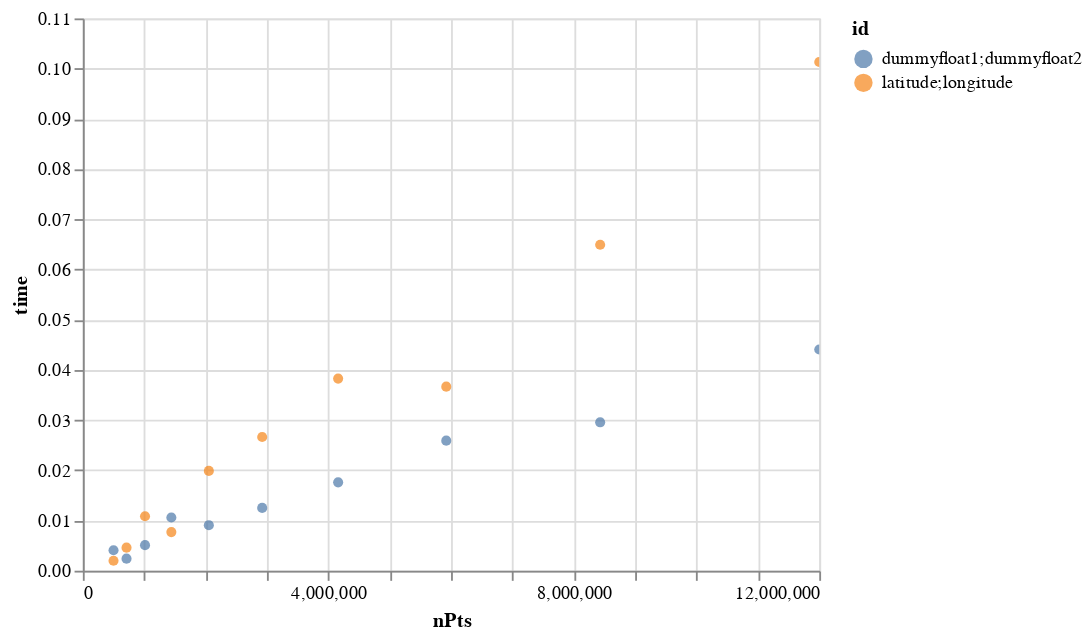

This figure's notebook cell:
### Code cell
import altair as alt

alt.Chart(df).mark_circle().encode(
    y = "time",
    x = "nPts",
    color = alt.Color("id",type="nominal"),
).interactive()

### Figure 1 — Vega-Lite specification as saved in the notebook (floating-point values rounded to 4 significant figures)
{"config": {"view": {"continuousWidth": 400, "continuousHeight": 300}}, "data": {"name": "data-5dc3576c33b82482241548c2e1beda2c"}, "mark": "circle", "encoding": {"color": {"type": "nominal", "field": "id"}, "x": {"type": "quantitative", "field": "nPts"}, "y": {"type": "quantitative", "field": "time"}}, "selection": {"selector014": {"type": "interval", "bind": "scales", "encodings": ["x", "y"]}}, "$schema": "https://vega.github.io/schema/vega-lite/v4.8.1.json", "datasets": {"data-5dc3576c33b82482241548c2e1beda2c": [{"nPts": 499999, "time": 0.001983, "attr1": "latitude", "attr2": "longitude", "id": "latitude;longitude"}, {"nPts": 499999, "time": 0.004069, "attr1": "dummyfloat1", "attr2": "dummyfloat2", "id": "dummyfloat1;dummyfloat2"}, {"nPts": 711748, "time": 0.004592, "attr1": "latitude", "attr2": "longitude", "id": "latitude;longitude"}, {"nPts": 711748, "time": 0.002399, "attr1": "dummyfloat1", "attr2": "dummyfloat2", "id": "dummyfloat1;dummyfloat2"}, {"nPts": 1013173, "time": 0.01085, "attr1": "latitude", "attr2": "longitude", "id": "latitude;longitude"}, {"nPts": 1013173, "time": 0.005093, "attr1": "dummyfloat1", "attr2": "dummyfloat2", "id": "dummyfloat1;dummyfloat2"}, {"nPts": 1442249, "time": 0.007685, "attr1": "latitude", "attr2": "longitude", "id": "latitude;longitude"}, {"nPts": 1442249, "time": 0.01059, "attr1": "dummyfloat1", "attr2": "dummyfloat2", "id": "dummyfloat1;dummyfloat2"}, {"nPts": 2053039, "time": 0.01988, "attr1": "latitude", "attr2": "longitude", "id": "latitude;longitude"}, {"nPts": 2053039, "time": 0.00907, "attr1": "dummyfloat1", "attr2": "dummyfloat2", "id": "dummyfloat1;dummyfloat2"}, {"nPts": 2922496, "time": 0.02664, "attr1": "latitude", "attr2": "longitude", "id": "latitude;longitude"}, {"nPts": 2922496, "time": 0.01251, "attr1": "dummyfloat1", "attr2": "dummyfloat2", "id": "dummyfloat1;dummyfloat2"}, {"nPts": 4160167, "time": 0.03826, "attr1": "latitude", "attr2": "longitude", "id": "latitude;longitude"}, {"nPts": 4160167, "time": 0.01759, "attr1": "dummyfloat1", "attr2": "dummyfloat2", "id": "dummyfloat1;dummyfloat2"}, {"nPts": 5921989, "time": 0.03666, "attr1": "latitude", "attr2": "longitude", "id": "latitude;longitude"}, {"nPts": 5921989, "time": 0.0259, "attr1": "dummyfloat1", "attr2": "dummyfloat2", "id": "dummyfloat1;dummyfloat2"}, {"nPts": 8429939, "time": 0.06493, "attr1": "latitude", "attr2": "longitude", "id": "latitude;longitude"}, {"nPts": 8429939, "time": 0.02956, "attr1": "dummyfloat1", "attr2": "dummyfloat2", "id": "dummyfloat1;dummyfloat2"}, {"nPts": 12000000, "time": 0.1013, "attr1": "latitude", "attr2": "longitude", "id": "latitude;longitude"}, {"nPts": 12000000, "time": 0.04405, "attr1": "dummyfloat1", "attr2": "dummyfloat2", "id": "dummyfloat1;dummyfloat2"}]}}
